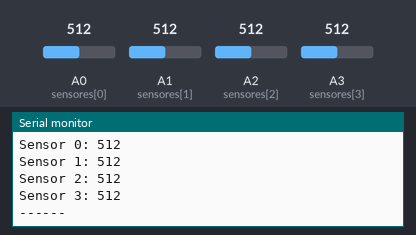
The sketch below on a simulated Arduino Uno, built with avr-gcc and run on an emulated ATmega328P. On the bench: the last lines printed to the serial monitor. Inputs (shaded band) come from the test bench; at power-on: A0 (sensores[0]) = 512, A1 (sensores[1]) = 512, A2 (sensores[2]) = 512, A3 (sensores[3]) = 512.

Above: at 1.8 s.
1.9 s: A0 (sensores[0]) set to 716
3.4 s: A1 (sensores[1]) set to 716
4.9 s: A2 (sensores[2]) set to 716
At 5.34 s:
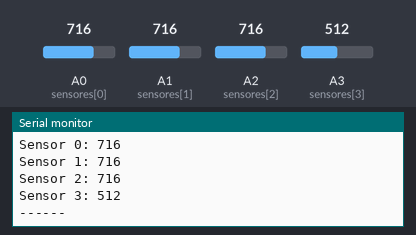
6.4 s: A3 (sensores[3]) set to 716
At 6.84 s:
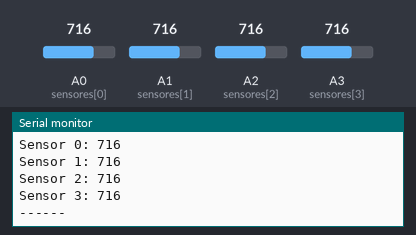
7.9 s: A0 (sensores[0]) set to 992
9.4 s: A1 (sensores[1]) set to 992
Timing chart, 0 to 11.9 s (numbered marks = the images above; inputs shaded):
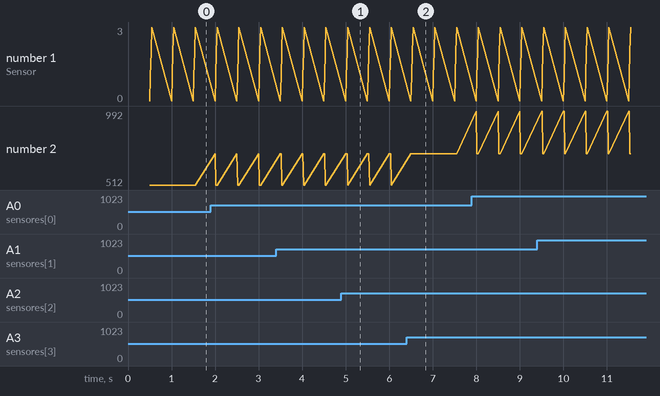

The sketch:

sketch_may3a.ino
```cpp
//4. Ler quatro sensores analógicos e exibir valores no Serial Monitor.

int sensores[] = {A0, A1, A2, A3};

unsigned long previousMillis = 0;
const long interval = 500;

void setup() {
  Serial.begin(9600);
}

void loop() {
  unsigned long currentMillis = millis();

  if (currentMillis - previousMillis >= interval) {
    previousMillis = currentMillis;

    for (int i = 0; i < 4; i++) {
      int valor = analogRead(sensores[i]);
      Serial.print("Sensor ");
      Serial.print(i);
      Serial.print(": ");
      Serial.println(valor);
    }
    Serial.println("------");
  }
}
```

Measured:
- after the input at 4.9 s, the serial monitor: prints a new line after 0.13 s (image 1)
- after the input at 6.4 s, the serial monitor: prints a new line after 0.15 s (image 2)
